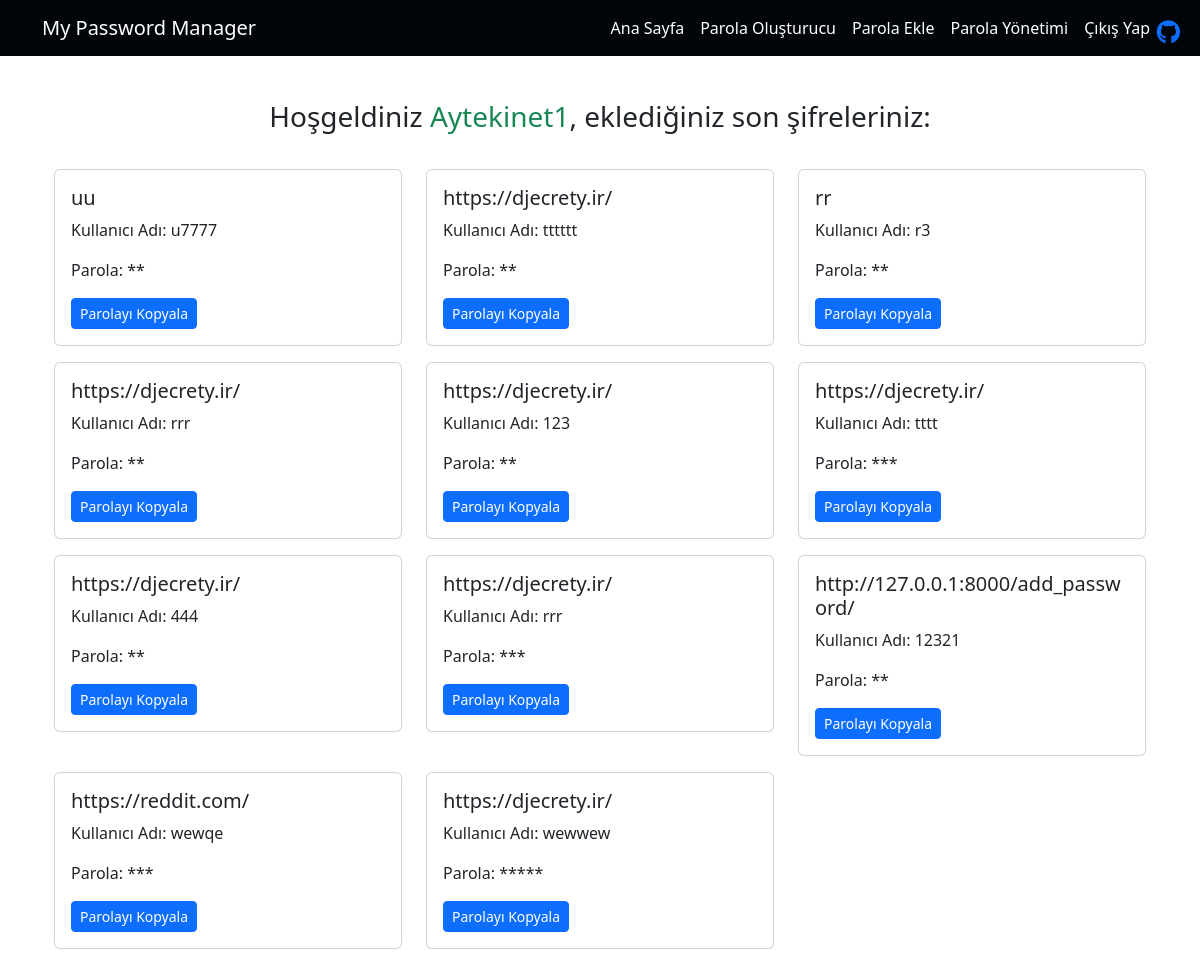
Screenshot of / (signed in) with the database file from the repository.
### password_manager_app/models.py (models this page shows, shortened)
class Password(models.Model):
    user = models.ForeignKey(
        User,
        on_delete=models.CASCADE,
        related_name="user_passwords"
    )
    website = models.CharField(max_length=100)
    username = models.CharField(max_length=100)
    password = models.CharField(max_length=100)
    created_at = models.DateTimeField(auto_now_add=True)  # Oluşturulma zamanı otomatik olarak atanır
    updated_at = models.DateTimeField(auto_now=True)  # Her güncellemede güncellenir

### password_manager_app/views.py (the view)
# urls.py: path('', views.index, name='index'),
def index(request):
    if request.user.is_authenticated:
        user_passwords = Password.objects.filter(user=request.user).order_by('-created_at')[:12]
        context = {
            'user_passwords': user_passwords,
        }
    else:
        context = {
            'user_passwords': None,
        }
    return render(request, 'myapp/index.html', context)

### password_manager_app/templates/myapp/index.html (shortened to what this page needs)
{% extends 'base.html' %}
{% block content %}
  <div class="container mt-4">
    {% if user.is_authenticated %}
      <h3 style="text-align:center; margin-bottom:35px;">Hoşgeldiniz <span class="text-success">{{ user.username }}</span>, eklediğiniz son şifreleriniz:</h3>
      <div class="row">
        {% if user_passwords %}
          {% for password in user_passwords %}
            <div class="col-md-4 mb-3">
              <div class="card">
                <div class="card-body">
                  <h5 class="card-title">{{ password.website }}</h5>
                  <p class="card-text">Kullanıcı Adı: {{ password.username }}</p>
                  <p class="card-text">Parola: <span class="password" data-password="{{ password.password }}">
                    {% for i in password.password %}*{% endfor %}
                  </span></p>
                  <button class="btn btn-primary copy-password btn-sm">Parolayı Kopyala</button>
                </div>
              </div>
            </div>
          {% endfor %}
        {% else %}
          <p class="alert alert-info">Henüz şifre eklememişsiniz.</p>
        {% endif %}
      </div>
    {% endif %}
  </div>
</div>
{% endblock %}

### rows the page displays
Password: website "uu", username "u7777"
Password: website "https://djecrety.ir/", username "tttttt"
Password: website "rr", username "r3"
Password: website "https://djecrety.ir/", username "rrr"
Password: website "https://djecrety.ir/", username "123"
Password: website "https://djecrety.ir/", username "tttt"
Password: website "https://djecrety.ir/", username "444"
Password: website "https://djecrety.ir/", username "rrr"
Password: website "http://127.0.0.1:8000/add_password/", username "12321"
Password: website "https://reddit.com/", username "wewqe"
Password: website "https://djecrety.ir/", username "wewwew"

### other values shown
{{ user.username }} "Aytekinet1"
